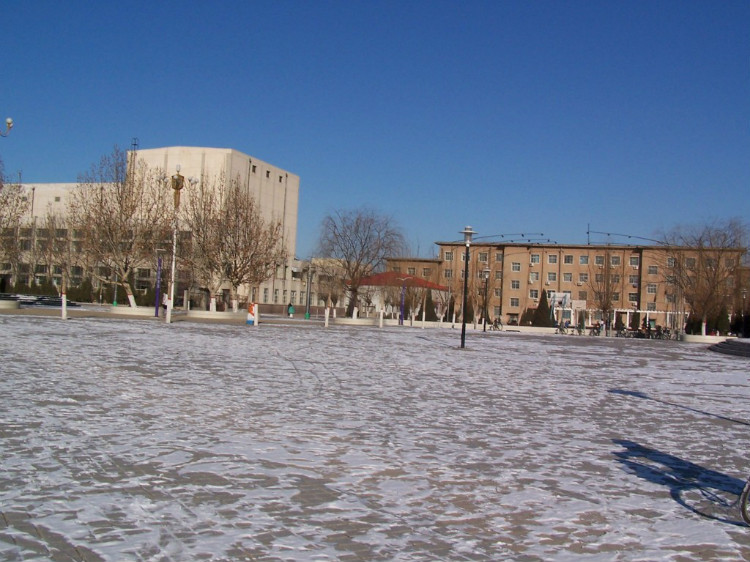
//> input picture 3.jpg, 750 x 562 px, given in place of elephant_0.jpg, which was not available
$ ./实验三_connect   (built with g++ and OpenCV 4)
//> lines starting //> are read from the running program, lines starting //| are printed output that depends on the picture; after the words box and inside, x2 and y2 are one past the last pixel; in counts of white or black regions, pixels touching at a corner belong together; pictures that were not available may be replaced by others from this repository, and a replacement may not be noted
#include <iostream>
#include <opencv2/core/core.hpp>
#include <imgproc/imgproc.hpp>
#include <opencv2/highgui/highgui.hpp>
#include <opencv2/ml/ml.hpp>

using namespace std;
using namespace cv;

void __copyto(Mat origin, Mat sur, Mat mask, CvPoint point);
void __copy(Mat origin, Mat sur, CvPoint point);
void __merge(vector<Mat> elephant, vector<Mat> mask, Mat result);
Mat mask_mat(Mat elephant);
Mat threshhold_segment(Mat img);

int main(int argc, char* argv[]) {
	int img_width = 0,img_height=690;
	CvPoint P; vector<Mat> elephant; vector<Mat> mask;
	P.x = P.y = 0;
	for (int i = 0; i < 8; i++) {
		elephant.push_back(imread(format("./result/elephant_%d.jpg", i), 1));
//> elephant[0] is the input picture: 562 rows x 750 cols, CV_8UC3; mean B, G, R 143.2, 122.7, 112.6
		mask.push_back(mask_mat(elephant[i]));
//> in threshhold_segment, `cvtColor(img, gray, CV_RGB2GRAY);`:
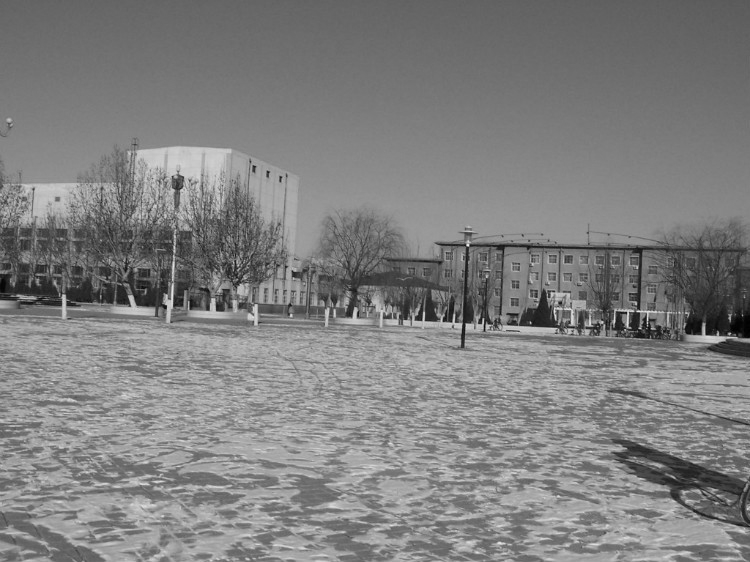
//> gray: 562 rows x 750 cols, CV_8UC1; min 0, max 238, mean 127.7
//> in threshhold_segment, `threshold(gray, dst, 200, 255, THRESH_BINARY_INV);`:
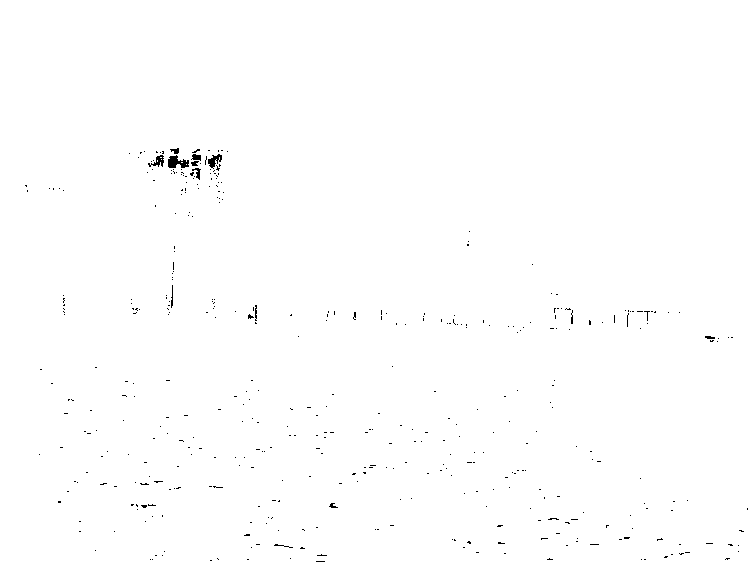
//> dst: 562 rows x 750 cols, CV_8UC1; 99.6% white; black in thin lines or dots, all inside (x1, y1, x2, y2) = (25, 148, 748, 562)
//| the rows cols of result:562 750
//| the rows cols of mask:562 750
//> after the loop in mask_mat, `for (int i = 0; i < nr; i++)`:
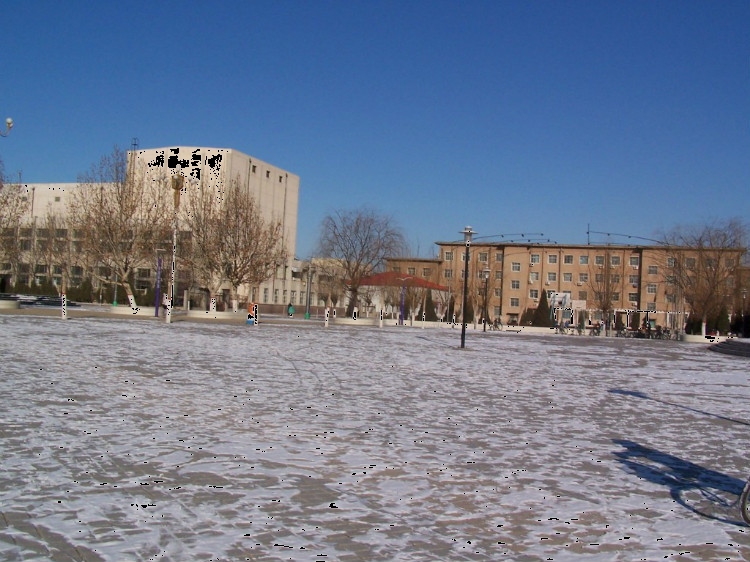
//> elephant: 562 rows x 750 cols, CV_8UC3; 0.42% of pixels changed, all inside (x1, y1, x2, y2) = (25, 148, 748, 562)
		img_width += elephant[i].cols;
//> img_width = 750
		cout << elephant.size() <<' '<< elephant[i].rows<<' '<<elephant[i].cols<< endl;
//| 1 562 750
	}
//> pass 2 of the loop `for (int i = 0; i < 8; i++)`:
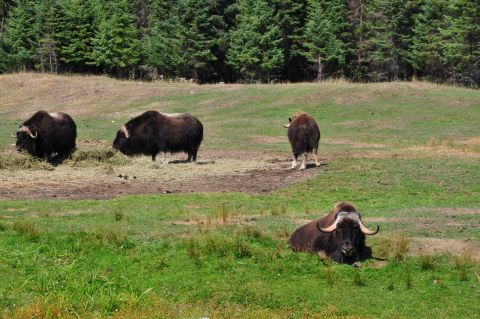
//> input picture animals.jpg, 480 x 319 px, given in place of elephant_1.jpg, which was not available
//> elephant[1] is the input picture: 319 rows x 480 cols, CV_8UC3; mean B, G, R 69.4, 113.6, 107.3
//> in threshhold_segment (call 2), `cvtColor(img, gray, CV_RGB2GRAY);`:
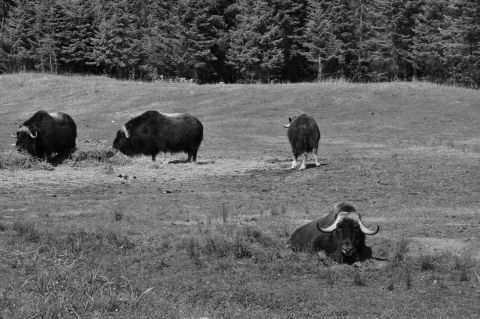
//> gray: 319 rows x 480 cols, CV_8UC1; min 0, max 238, mean 99.7
//> in threshhold_segment (call 2), `threshold(gray, dst, 200, 255, THRESH_BINARY_INV);`:
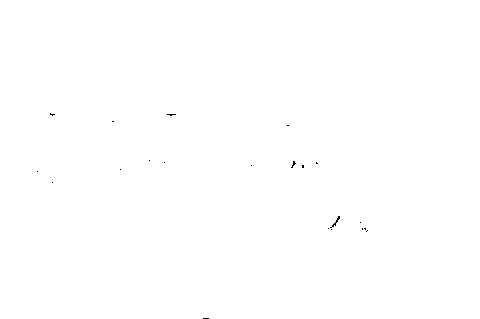
//> dst: 319 rows x 480 cols, CV_8UC1; 99.9% white; black in thin lines or dots, all inside (x1, y1, x2, y2) = (37, 113, 368, 319)
//| the rows cols of result:319 480
//| the rows cols of mask:319 480
//> img_width = 1230
//| 2 319 480
	Mat result( img_height,img_width, CV_8UC3,Scalar(255, 255, 255));
	__merge(elephant,mask,result);
	namedWindow("Image", 0);
	imshow("Image", result);
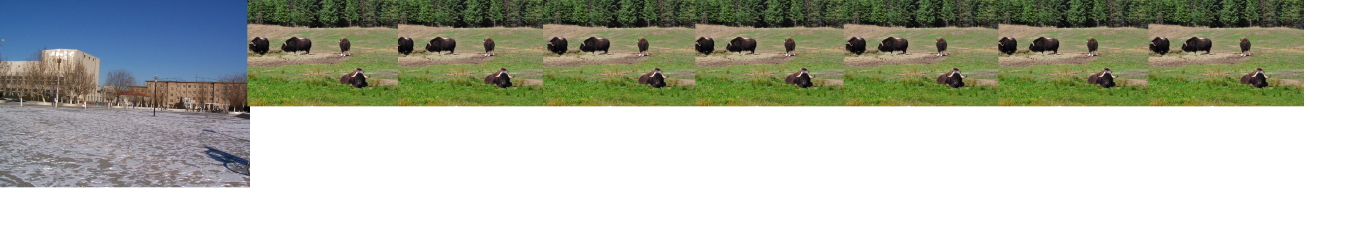
//> window 'Image': 690 rows x 4110 cols, CV_8UC3 (shown at 1/3 size); mean B, G, R 172.3, 185, 181.3
	waitKey();
	system("pause");
	return 0;
}

void __merge(vector<Mat> elephant, vector<Mat> mask,Mat result) {
	CvPoint P; int bound_l, bound_r; Rect rect;
	P.x = P.y = 0;
	for (int i = 0; i < 8; i++) {
		switch (i)
		{
		case 0:
			bound_l = 0; bound_r = 0;
			rect = Rect(bound_r, 0, elephant[i].cols - bound_r, elephant[i].rows);
			P.x -= bound_l;
			__copyto(result, elephant[i](rect), mask[i](rect), P);
			P.x += elephant[i].cols-bound_r;
			break;
		case 1:
			bound_l =8; bound_r = 11;
			rect = Rect(bound_r, 0, elephant[i].cols - bound_r, elephant[i].rows);
			P.x -= bound_l;
			__copyto(result, elephant[i](rect), mask[i](rect), P);
			P.x += elephant[i].cols - bound_r;
			break;
		case 2:
			bound_l = 17; bound_r = 30;
			rect = Rect(bound_r, 0, elephant[i].cols - bound_r, elephant[i].rows);
			P.x -= bound_l;
			__copyto(result, elephant[i](rect), mask[i](rect), P);
			P.x += elephant[i].cols - bound_r;
			break;
		case 3:
			bound_l = 15; bound_r = 3;
			rect = Rect(bound_r, 0, elephant[i].cols - bound_r, elephant[i].rows);
			P.x -= bound_l;
			__copyto(result, elephant[i](rect), mask[i](rect), P);
			P.x += elephant[i].cols - bound_r;
			break;
		case 4:
			bound_l = 20; bound_r = 20;
			rect = Rect(bound_r, 0, elephant[i].cols - bound_r, elephant[i].rows);
			P.x -= bound_l;
			__copyto(result, elephant[i](rect), mask[i](rect), P);
			P.x += elephant[i].cols - bound_r;
			break;
		case 5:
			bound_l = 15; bound_r = 10;
			rect = Rect(bound_r, 0, elephant[i].cols - bound_r, elephant[i].rows);
			P.x -= bound_l;
			__copyto(result, elephant[i](rect), mask[i](rect), P);
			P.x += elephant[i].cols - bound_r;
			break;
		case 6:
			bound_l = 6; bound_r = 21;
			rect = Rect(bound_r, 0, elephant[i].cols - bound_r, elephant[i].rows);
			P.x -= bound_l;
			__copyto(result, elephant[i](rect), mask[i](rect), P);
			P.x += elephant[i].cols - bound_r;
			break;
		case 7:
			bound_l = 9; bound_r = 13;
			rect = Rect(bound_r, 0, elephant[i].cols - bound_r, elephant[i].rows);
			P.x -= bound_l;
			__copyto(result, elephant[i](rect), mask[i](rect), P);
			P.x += elephant[i].cols - bound_r;
			break;
		default:
			break;
		}
	}
}
Mat mask_mat(Mat elephant) {
	Mat gra = threshhold_segment(elephant);
	Mat mask = Mat::zeros(gra.rows, gra.cols, CV_8UC1);
	int nr, nc;
	nr = elephant.rows; nc = elephant.cols;
	cout << "the rows cols of result:" << nr << ' ' << nc << endl;
	cout << "the rows cols of mask:" << mask.rows << ' ' << mask.cols << endl;
	for (int i = 0; i < nr; i++) {
		for (int j = 0; j < nc; j++) {
			if (gra.at<uchar>(i, j) != 255) {
				//cout << "true"<<endl;
				elephant.at<Vec3b>(i, j)[0] = 0;
				elephant.at<Vec3b>(i, j)[1] = 0;
				elephant.at<Vec3b>(i, j)[2] = 0;
			}
			else {
				mask.at<uchar>(i, j) = 1;
				//cout << "false" << endl;
			}
		}
	}
	return mask;
}
void __copyto(Mat origin, Mat sur, Mat mask,CvPoint point) {
	cout << "the rows cols of sur:" << sur.rows << ' ' << sur.cols<<endl;
	cout << "the rows cols of mask:" << mask.rows << ' ' << mask.cols<<endl;
	cout << "the rows cols of origin:" << origin.rows << ' ' << origin.cols<<endl;
	int nr, nc;
	nr = sur.rows; nc = sur.cols;
	for (int i = 0; i < nr; i++) {
		for (int j = 0; j < nc; j++) {
			if (mask.at<uchar>(i, j) == 1) {
				origin.at<Vec3b>(i + point.y, j + point.x)[0] = sur.at<Vec3b>(i, j)[0];
				origin.at<Vec3b>(i + point.y, j + point.x)[1] = sur.at<Vec3b>(i, j)[1];
				origin.at<Vec3b>(i + point.y, j + point.x)[2] = sur.at<Vec3b>(i, j)[2];
			}
		}
	}
}

void __copy(Mat origin, Mat sur, CvPoint point) {
	cout << "the rows cols of sur:" << sur.rows << ' ' << sur.cols << endl;
	cout << "the rows cols of origin:" << origin.rows << ' ' << origin.cols << endl;
	int nr, nc;
	nr = sur.rows; nc = sur.cols;
	for (int i = 0; i < nr; i++) {
		for (int j = 0; j < nc; j++) {
				origin.at<Vec3b>(i + point.y, j + point.x)[0] = sur.at<Vec3b>(i, j)[0];
				origin.at<Vec3b>(i + point.y, j + point.x)[1] = sur.at<Vec3b>(i, j)[1];
				origin.at<Vec3b>(i + point.y, j + point.x)[2] = sur.at<Vec3b>(i, j)[2];
		}
	}
}

Mat threshhold_segment(Mat img) {
	Mat gray;
	cvtColor(img, gray, CV_RGB2GRAY);
	Mat dst, histogram_image;
	threshold(gray, dst, 200, 255, THRESH_BINARY_INV);
	return dst;
}
